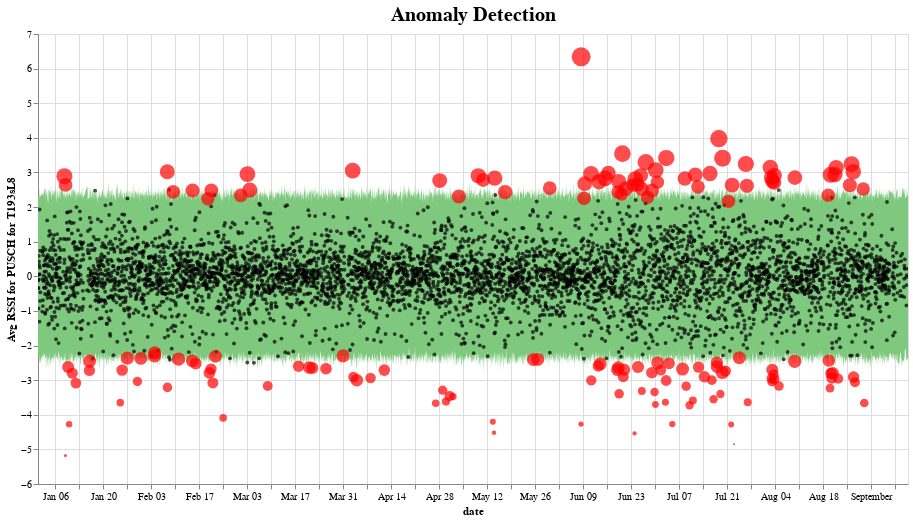

The notebook cell this image was saved under:
### Code cell
import altair as alt
alt.data_transformers.disable_max_rows()
def plot_anomalies(forecasted):
    interval = alt.Chart(forecasted).mark_area(interpolate="basis", color = '#7FC97F').encode(
    x=alt.X('ds:T',  title ='date'),
    y='yhat_upper',
    y2='yhat_lower',
    tooltip=['ds', 'fact', 'yhat_lower', 'yhat_upper']
    ).interactive().properties(
        title='Anomaly Detection'
    )

    fact = alt.Chart(forecasted[forecasted.anomaly==0]).mark_circle(size=15, opacity=0.7, color = 'Black').encode(
        x='ds:T',
        y=alt.Y('fact', title='Avg RSSI for PUSCH for T193sL8'),    
        tooltip=['ds', 'fact', 'yhat_lower', 'yhat_upper']
    ).interactive()

    anomalies = alt.Chart(forecasted[forecasted.anomaly!=0]).mark_circle(size=30, color = 'Red').encode(
        x='ds:T',
        y=alt.Y('fact', title='Avg RSSI for PUSCH for T193sL8'),    
        tooltip=['ds', 'fact', 'yhat_lower', 'yhat_upper'],
        size = alt.Size( 'importance', legend=None)
    ).interactive()

    return alt.layer(interval, fact, anomalies)\
              .properties(width=870, height=450)\
              .configure_title(fontSize=20)
              
plot_anomalies(pred)

### Figure 1 — Vega-Lite specification as saved in the notebook (floating-point values rounded to 4 significant figures; data arrays with more than 128 entries replaced by an {"elided": "..."} marker saying what was removed)
{"$schema": "https://vega.github.io/schema/vega-lite/v3.4.0.json", "config": {"mark": {"tooltip": null}, "title": {"fontSize": 20}, "view": {"height": 300, "width": 400}}, "datasets": {"data-5e84746e77d3ca4fa76e5defd810a583": {"elided": "161 records"}, "data-7b543ce7d99f5bf207f52c9bb0a9bba7": {"elided": "5325 records"}, "data-d24547cebc6484578f2e373ade6e86b4": {"elided": "5164 records"}}, "height": 450, "layer": [{"data": {"name": "data-7b543ce7d99f5bf207f52c9bb0a9bba7"}, "encoding": {"tooltip": [{"field": "ds", "type": "temporal"}, {"field": "fact", "type": "quantitative"}, {"field": "yhat_lower", "type": "quantitative"}, {"field": "yhat_upper", "type": "quantitative"}], "x": {"field": "ds", "title": "date", "type": "temporal"}, "y": {"field": "yhat_upper", "type": "quantitative"}, "y2": {"field": "yhat_lower"}}, "mark": {"color": "#7FC97F", "interpolate": "basis", "type": "area"}, "selection": {"selector004": {"bind": "scales", "encodings": ["x", "y"], "type": "interval"}}, "title": "Anomaly Detection"}, {"data": {"name": "data-d24547cebc6484578f2e373ade6e86b4"}, "encoding": {"tooltip": [{"field": "ds", "type": "temporal"}, {"field": "fact", "type": "quantitative"}, {"field": "yhat_lower", "type": "quantitative"}, {"field": "yhat_upper", "type": "quantitative"}], "x": {"field": "ds", "type": "temporal"}, "y": {"field": "fact", "title": "Avg RSSI for PUSCH for T193sL8", "type": "quantitative"}}, "mark": {"color": "Black", "opacity": 0.7, "size": 15, "type": "circle"}, "selection": {"selector005": {"bind": "scales", "encodings": ["x", "y"], "type": "interval"}}}, {"data": {"name": "data-5e84746e77d3ca4fa76e5defd810a583"}, "encoding": {"size": {"field": "importance", "legend": null, "type": "quantitative"}, "tooltip": [{"field": "ds", "type": "temporal"}, {"field": "fact", "type": "quantitative"}, {"field": "yhat_lower", "type": "quantitative"}, {"field": "yhat_upper", "type": "quantitative"}], "x": {"field": "ds", "type": "temporal"}, "y": {"field": "fact", "title": "Avg RSSI for PUSCH for T193sL8", "type": "quantitative"}}, "mark": {"color": "Red", "size": 30, "type": "circle"}, "selection": {"selector006": {"bind": "scales", "encodings": ["x", "y"], "type": "interval"}}}], "width": 870}
